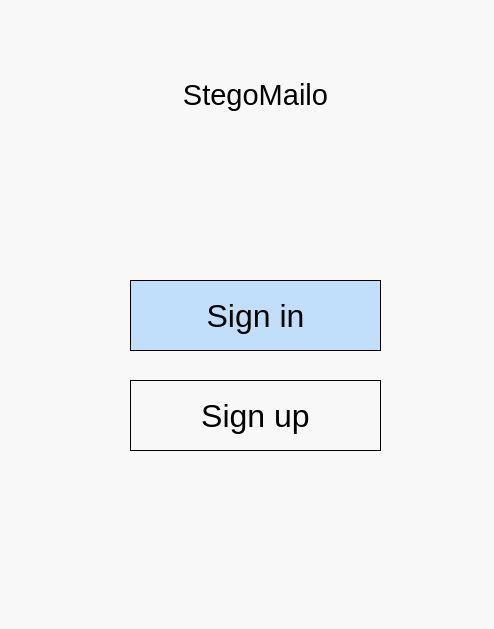
<?xml version="1.0" encoding="UTF-8"?>
<ui version="4.0">
 <class>Dialog</class>
 <widget class="QDialog" name="Dialog">
  <property name="geometry">
   <rect>
    <x>0</x>
    <y>0</y>
    <width>494</width>
    <height>629</height>
   </rect>
  </property>
  <property name="windowTitle">
   <string>Dialog</string>
  </property>
  <property name="styleSheet">
   <string notr="true">background-color: rgb(248, 248, 248);</string>
  </property>
  <widget class="QLabel" name="txtTitle">
   <property name="geometry">
    <rect>
     <x>80</x>
     <y>60</y>
     <width>351</width>
     <height>71</height>
    </rect>
   </property>
   <property name="font">
    <font>
     <pointsize>8</pointsize>
    </font>
   </property>
   <property name="text">
    <string>&lt;html&gt;&lt;head/&gt;&lt;body&gt;&lt;p align=&quot;center&quot;&gt;&lt;span style=&quot; font-size:22pt; color:#000000;&quot;&gt;StegoMailo&lt;/span&gt;&lt;/p&gt;&lt;/body&gt;&lt;/html&gt;</string>
   </property>
  </widget>
  <widget class="QPushButton" name="btnSignIn">
   <property name="geometry">
    <rect>
     <x>130</x>
     <y>280</y>
     <width>251</width>
     <height>71</height>
    </rect>
   </property>
   <property name="font">
    <font>
     <pointsize>24</pointsize>
    </font>
   </property>
   <property name="styleSheet">
    <string notr="true">background-color: rgb(138, 198, 253,0.5);
border: 0.5px solid #000000;</string>
   </property>
   <property name="text">
    <string>Sign in</string>
   </property>
   <property name="autoDefault">
    <bool>true</bool>
   </property>
   <property name="flat">
    <bool>false</bool>
   </property>
  </widget>
  <widget class="QPushButton" name="btnSignUp">
   <property name="geometry">
    <rect>
     <x>130</x>
     <y>380</y>
     <width>251</width>
     <height>71</height>
    </rect>
   </property>
   <property name="font">
    <font>
     <pointsize>24</pointsize>
    </font>
   </property>
   <property name="mouseTracking">
    <bool>true</bool>
   </property>
   <property name="styleSheet">
    <string notr="true">
background-color: rgb(248, 248, 248);
color:black;
border: 0.5px solid #000000;</string>
   </property>
   <property name="text">
    <string>Sign up</string>
   </property>
   <property name="autoDefault">
    <bool>true</bool>
   </property>
   <property name="flat">
    <bool>false</bool>
   </property>
  </widget>
 </widget>
 <resources/>
 <connections/>
</ui>
